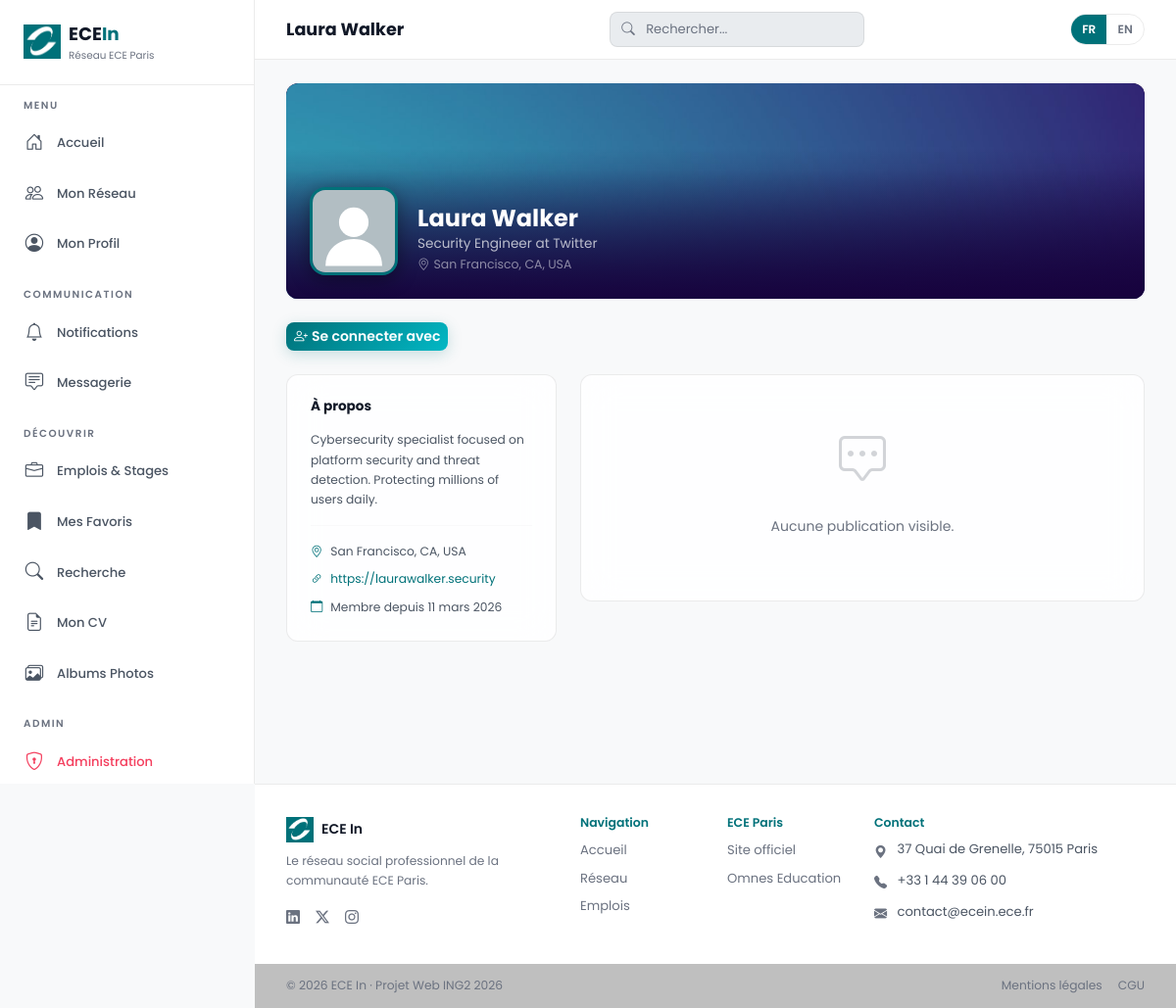
Page /utilisateur.php?id=36 (signed in) on the committed database.
### tables this page shows
CREATE TABLE `utilisateurs` (
  `id` int(11) NOT NULL,
  `pseudo` varchar(50) NOT NULL,
  `email` varchar(100) NOT NULL,
  `mot_de_passe` varchar(255) NOT NULL,
  `nom` varchar(100) NOT NULL,
  `prenom` varchar(100) NOT NULL,
  `role` enum('auteur','administrateur') NOT NULL DEFAULT 'auteur',
  `photo` varchar(255) DEFAULT 'assets/images/default_avatar.svg',
  `image_fond` varchar(255) DEFAULT 'assets/images/default_bg.jpg',
  `titre` varchar(200) DEFAULT NULL,
  `biographie` text,
  `localisation` varchar(200) DEFAULT NULL,
  `site_web` varchar(255) DEFAULT NULL,
  `telephone` varchar(30) DEFAULT NULL,
  `date_naissance` date DEFAULT NULL,
  `date_inscription` datetime NOT NULL DEFAULT CURRENT_TIMESTAMP,
  `derniere_connexion` datetime DEFAULT NULL,
  `actif` tinyint(1) NOT NULL DEFAULT '1'
);

### config/config.php (called while the page is built, shortened)
<?php
function t(string $fr, ...$args): string {
    $texte = $fr;
    return $args ? sprintf($texte, ...$args) : $texte;
}
function urlLangue(string $lang): string {
    $params = $_GET;
    $params['lang'] = $lang;
    return strtok($_SERVER['REQUEST_URI'] ?? '', '?') . '?' . http_build_query($params);
}
function estAdmin(): bool {
    return isset($_SESSION['role']) && $_SESSION['role'] === 'administrateur';
}
function h(string $data): string {
    return htmlspecialchars($data, ENT_QUOTES, 'UTF-8');
}
function statutConnexion(int $userId1, int $userId2): ?string {
    $pdo = getDB();
    $stmt = $pdo->prepare("
        SELECT statut FROM connexions
        WHERE (demandeur_id = ? AND destinataire_id = ?)
           OR (demandeur_id = ? AND destinataire_id = ?)
    ");
    $stmt->execute([$userId1, $userId2, $userId2, $userId1]);
    $res = $stmt->fetch();
    return $res ? $res['statut'] : null;
}
function formatDateFr(string $date): string {
    $mois = [
        1 => 'janvier', 2 => 'février', 3 => 'mars', 4 => 'avril',
        5 => 'mai', 6 => 'juin', 7 => 'juillet', 8 => 'août',
        9 => 'septembre', 10 => 'octobre', 11 => 'novembre', 12 => 'décembre'
    ];
    $ts = strtotime($date);
    return date('j', $ts) . ' ' . $mois[(int)date('n', $ts)] . ' ' . date('Y', $ts);
}

### utilisateur.php (the view, shortened to what this page needs)
<?php
require_once __DIR__ . '/config/config.php';
$pdo         = getDB();
$userId      = $_SESSION['utilisateur_id'];
$profilId    = (int) ($_GET['id'] ?? 0);
$stmt = $pdo->prepare("SELECT * FROM utilisateurs WHERE id = ? AND actif = 1");
$stmt->execute([$profilId]);
$profil = $stmt->fetch();
$pageTitle = $profil['prenom'] . ' ' . $profil['nom'];
$statut = statutConnexion($userId, $profilId);
$query = "
    SELECT p.*,
        (SELECT COUNT(*) FROM reactions r WHERE r.publication_id = p.id) AS nb_reactions,
        (SELECT COUNT(*) FROM commentaires c WHERE c.publication_id = p.id) AS nb_commentaires,
        (SELECT type FROM reactions r2 WHERE r2.publication_id = p.id AND r2.utilisateur_id = :uid) AS ma_reaction
    FROM publications p
    WHERE p.utilisateur_id = :pid AND (p.visibilite = 'public'
";
$query .= ") ORDER BY p.date_publication DESC LIMIT 20";
$stmtPosts = $pdo->prepare($query);
$stmtPosts->execute([':uid' => $userId, ':pid' => $profilId]);
$publications = $stmtPosts->fetchAll();
include __DIR__ . '/includes/header.php';
include __DIR__ . '/includes/navbar.php';
?>
<div class="profil-banner mb-4">
    <div class="profil-bg-large" style="background-image:url('<?= h($profil['image_fond']) ?>')"></div>
    <div class="profil-banner-overlay"></div>
    <div class="profil-banner-info">
        <img src="<?= h($profil['photo']) ?>" alt="Avatar" class="profil-avatar">
        <div>
            <h4 class="fw-bold mb-0 text-white"><?= h($profil['prenom'] . ' ' . $profil['nom']) ?></h4>
            <p class="mb-0" style="color:rgba(255,255,255,.7);font-size:.85rem"><?= h($profil['titre'] ?? '') ?></p>
            <?php if ($profil['localisation']): ?>
            <p class="mb-0" style="color:rgba(255,255,255,.5);font-size:.78rem"><i class="bi bi-geo-alt me-1"></i><?= h($profil['localisation']) ?></p>
            <?php endif; ?>
        </div>
    </div>
</div>
<div class="d-flex flex-wrap gap-2 mb-4">
    <?php if ($statut === 'accepte'): ?>
    <span class="badge bg-success p-2 d-flex align-items-center"><i class="bi bi-people-fill me-1"></i><?= t('Connecté') ?></span>
    <a href="messagerie.php?contact=<?= $profilId ?>" class="btn btn-sm btn-ecein-primary"><i class="bi bi-chat me-1"></i><?= t('Message') ?></a>
    <button class="btn btn-sm btn-outline-danger" onclick="supprimerConnexion(<?= $profilId ?>, this)"><i class="bi bi-person-x me-1"></i><?= t('Ne plus suivre') ?></button>
    <?php elseif ($statut === 'en_attente'): ?>
    <span class="badge p-2" style="background:var(--accent);color:#000"><i class="bi bi-clock me-1"></i><?= t('Invitation envoyée') ?></span>
    <?php else: ?>
    <button class="btn btn-sm btn-ecein-primary" onclick="envoyerDemande(<?= $profilId ?>, this)"><i class="bi bi-person-plus me-1"></i><?= t('Se connecter avec') ?></button>
    <?php endif; ?>
</div>
<div class="row g-4">
    <div class="col-lg-4">
        <div class="glass p-4 mb-3">
            <h6 class="fw-bold mb-3" style="font-size:.85rem"><?= t('À propos') ?></h6>
            <?php if ($profil['biographie']): ?>
            <p class="small" style="color:var(--text-2)"><?= nl2br(h($profil['biographie'])) ?></p>
            <hr style="border-color:var(--glass-border)">
            <?php endif; ?>
            <ul class="list-unstyled small mb-0" style="color:var(--text-2)">
                <?php if ($profil['localisation']): ?>
                <li class="mb-2"><i class="bi bi-geo-alt me-2" style="color:var(--accent)"></i><?= h($profil['localisation']) ?></li>
                <?php endif; ?>
                <?php if ($profil['site_web']): ?>
                <li class="mb-2"><i class="bi bi-link-45deg me-2" style="color:var(--accent)"></i><a href="<?= h($profil['site_web']) ?>" target="_blank"><?= h($profil['site_web']) ?></a></li>
                <?php endif; ?>
                <li><i class="bi bi-calendar me-2" style="color:var(--accent)"></i><?= t('Membre depuis') ?> <?= formatDateFr($profil['date_inscription']) ?></li>
            </ul>
        </div>
    </div>
    <div class="col-lg-8">
        <?php if (empty($publications)): ?>
        <div class="glass empty-state">
            <i class="bi bi-chat-square-dots"></i>
            <p><?= t('Aucune publication visible.') ?></p>
        </div>
        <?php endif; ?>
    </div>
</div>
<?php include __DIR__ . '/includes/footer.php'; ?>

### includes/navbar.php (shortened to what this page needs)
<?php
$pageActive = basename($_SERVER['PHP_SELF'], '.php');
?>
<?php
$basePath = (strpos($_SERVER['PHP_SELF'], '/admin/') !== false) ? '../' : '';
?>
<aside class="sidebar-nav" id="sidebarNav">
    <div class="sidebar-logo">
        <a href="<?= $basePath ?>index.php" class="d-flex align-items-center gap-2 text-decoration-none">
            <img src="<?= $basePath ?>assets/images/logo.png" alt="Logo" class="logo-mark">
            <div>
                <div class="logo-text">ECE<span>In</span></div>
                <span class="logo-sub"><?= t('Réseau ECE Paris') ?></span>
            </div>
        </a>
    </div>
    <div class="sidebar-section">
        <div class="sidebar-section-title">Menu</div>
        <a href="<?= $basePath ?>index.php" class="side-link <?= $pageActive === 'index' ? 'active' : '' ?>">
            <i class="bi bi-house-door"></i> <?= t('Accueil') ?>
        </a>
        <a href="<?= $basePath ?>reseau.php" class="side-link <?= $pageActive === 'reseau' ? 'active' : '' ?>">
            <i class="bi bi-people"></i> <?= t('Mon Réseau') ?>
        </a>
        <a href="<?= $basePath ?>profil.php" class="side-link <?= $pageActive === 'profil' ? 'active' : '' ?>">
            <i class="bi bi-person-circle"></i> <?= t('Mon Profil') ?>
        </a>
    </div>
    <div class="sidebar-section">
        <div class="sidebar-section-title">Communication</div>
        <a href="<?= $basePath ?>notifications.php" class="side-link <?= $pageActive === 'notifications' ? 'active' : '' ?>">
            <i class="bi bi-bell"></i> Notifications
        </a>
        <a href="<?= $basePath ?>messagerie.php" class="side-link <?= $pageActive === 'messagerie' ? 'active' : '' ?>">
            <i class="bi bi-chat-square-text"></i> <?= t('Messagerie') ?>
        </a>
    </div>
    <div class="sidebar-section">
        <div class="sidebar-section-title"><?= t('Découvrir') ?></div>
        <a href="<?= $basePath ?>emplois.php" class="side-link <?= $pageActive === 'emplois' ? 'active' : '' ?>">
            <i class="bi bi-briefcase"></i> <?= t('Emplois & Stages') ?>
        </a>
        <a href="<?= $basePath ?>favoris.php" class="side-link <?= $pageActive === 'favoris' ? 'active' : '' ?>">
            <i class="bi bi-bookmark-fill"></i> <?= t('Mes Favoris') ?>
        </a>
        <a href="<?= $basePath ?>recherche.php" class="side-link <?= $pageActive === 'recherche' ? 'active' : '' ?>">
            <i class="bi bi-search"></i> <?= t('Recherche') ?>
        </a>
        <?php if (isset($userCourant)): ?>
        <a href="<?= $basePath ?>profil.php?onglet=cv" class="side-link">
            <i class="bi bi-file-earmark-text"></i> <?= t('Mon CV') ?>
        </a>
        <a href="<?= $basePath ?>profil.php?onglet=albums" class="side-link">
            <i class="bi bi-images"></i> <?= t('Albums Photos') ?>
        </a>
        <?php endif; ?>
    </div>
    <?php if (estAdmin()): ?>
    <div class="sidebar-section">
        <div class="sidebar-section-title">Admin</div>
        <a href="<?= $basePath ?>admin/index.php" class="side-link" style="color:var(--rose)">
            <i class="bi bi-shield-lock"></i> Administration
        </a>
    </div>
    <?php endif; ?>
</aside>
<div class="main-content">
    <header class="page-header">
        <div class="d-flex align-items-center gap-3">
            <span class="page-title"><?= h($pageTitle ?? 'ECE In') ?></span>
        </div>
        <div class="search-bar-top position-relative d-none d-md-block">
            <form action="<?= $basePath ?>recherche.php" method="GET">
                <i class="bi bi-search"></i>
                <input type="search" name="q" class="form-control"
                       placeholder="<?= t('Rechercher...') ?>"
                       value="<?= isset($_GET['q']) ? h($_GET['q']) : '' ?>">
            </form>
        </div>
        <div class="lang-switch" role="group" aria-label="<?= t('Langue') ?>">
            <a href="<?= h(urlLangue('fr')) ?>" class="<?= LANG === 'fr' ? 'active' : '' ?>" title="Français">FR</a>
            <a href="<?= h(urlLangue('en')) ?>" class="<?= LANG === 'en' ? 'active' : '' ?>" title="English">EN</a>
        </div>
    </header>
    <div class="page-body">

### rows in the picture
utilisateurs: pageTitle "Laura Walker", image_fond (placeholder picture), photo (placeholder picture), prenom+nom "Laura Walker", titre "Security Engineer at Twitter", localisation "San Francisco, CA, USA", biographie "Cybersecurity specialist focused on platform security and threat detection. Protecting millions of users daily.", site_web "https://laurawalker.security", date_inscription "11 mars 2026"

### other values in the picture
t('Réseau ECE Paris') "Réseau ECE Paris"
t('Accueil') "Accueil"
t('Mon Réseau') "Mon Réseau"
t('Mon Profil') "Mon Profil"
t('Messagerie') "Messagerie"
t('Découvrir') "DÉCOUVRIR"
t('Emplois & Stages') "Emplois & Stages"
t('Mes Favoris') "Mes Favoris"
t('Recherche') "Recherche"
t('Mon CV') "Mon CV"
t('Albums Photos') "Albums Photos"
t('Se connecter avec') "Se connecter avec"
t('À propos') "À propos"
t('Membre depuis') "Membre depuis"
t('Aucune publication visible.') "Aucune publication visible."
